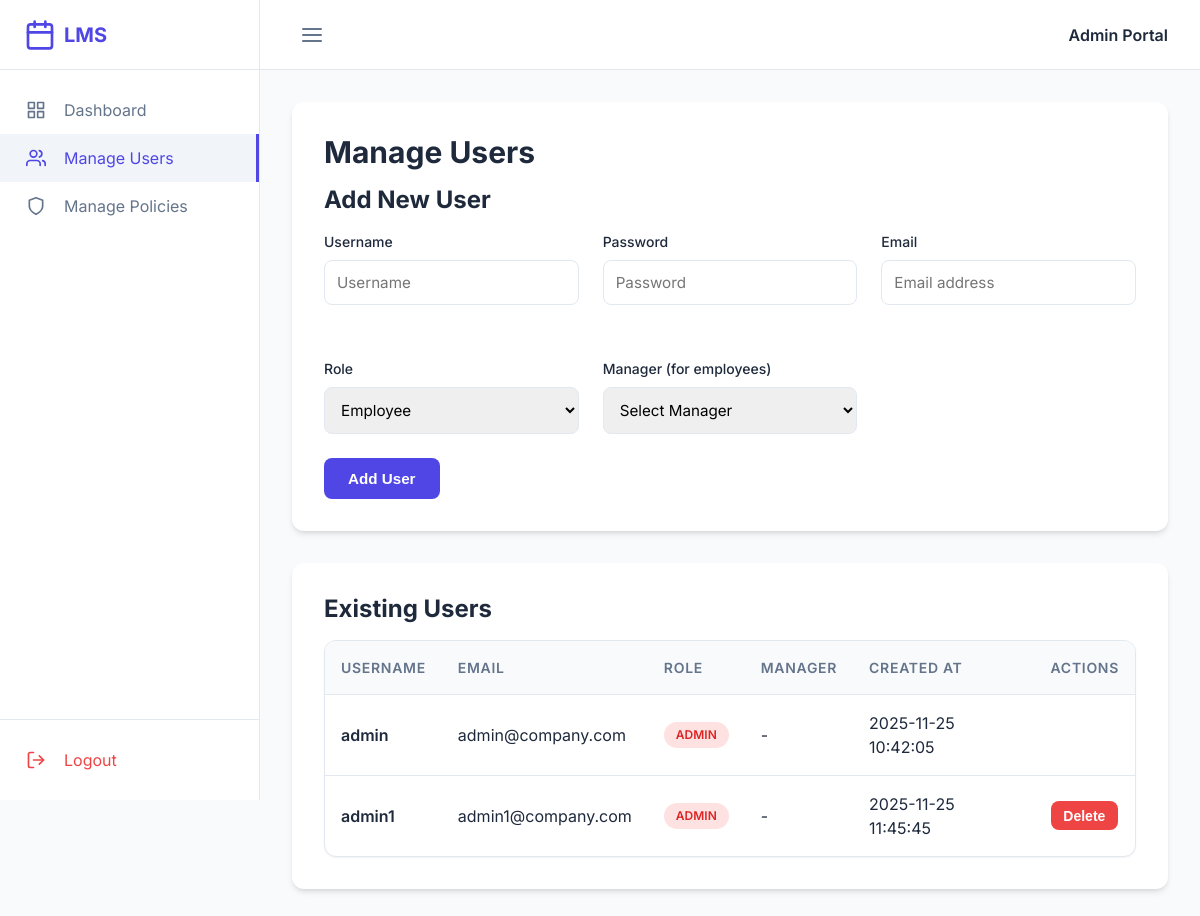
The page /manage_users.php (signed in) on the database its author committed.
### tables this page shows
CREATE TABLE `users` (
  `id` int(11) NOT NULL,
  `username` varchar(50) NOT NULL,
  `password` varchar(255) NOT NULL,
  `email` varchar(100) NOT NULL,
  `role` enum('employee','manager','admin') NOT NULL,
  `manager_id` int(11) DEFAULT NULL,
  `created_at` timestamp NOT NULL DEFAULT current_timestamp()
);

### auth.php (called while the page is built, shortened)
<?php
require_once 'config.php';
class Auth {
    public function getUserRole() {
        return $_SESSION['role'] ?? null;
    }
    public function getUserId() {
        return $_SESSION['user_id'] ?? null;
    }
}
$auth = new Auth($pdo);
?>

### manage_users.php (the view, shortened to what this page needs)
<?php
require_once 'auth.php';
require_once 'config.php';
$users = $pdo->query("SELECT u.*, m.username as manager_name FROM users u LEFT JOIN users m ON u.manager_id = m.id ORDER BY u.role, u.username")->fetchAll();
require_once 'header.php';
?>
<div class="card" style="margin-bottom: 2rem;">
    <h2>Manage Users</h2>
    <h3>Add New User</h3>
    <form method="POST">
        <div class="grid grid-2">
            <div class="form-group">
                <label>Username</label>
                <input type="text" name="username" id="username" required placeholder="Username">
            </div>
            <div class="form-group">
                <label>Password</label>
                <input type="password" name="password" required placeholder="Password">
            </div>
            <div class="form-group">
                <label>Email</label>
                <input type="email" name="email" required placeholder="Email address">
            </div>
            <div class="form-group">
                <label>Role</label>
                <select name="role" required>
                    <option value="employee">Employee</option>
                </select>
            </div>
            <div class="form-group">
                <label>Manager (for employees)</label>
                <select name="manager_id">
                    <option value="">Select Manager</option>
                </select>
            </div>
        </div>
        <button type="submit" name="add_user" class="btn btn-primary">Add User</button>
    </form>
</div>
<div class="card">
    <h3>Existing Users</h3>
    <div class="table-container">
        <table>
            <thead>
                <tr>
                    <th>Username</th>
                    <th>Email</th>
                    <th>Role</th>
                    <th>Manager</th>
                    <th>Created At</th>
                    <th>Actions</th>
                </tr>
            </thead>
            <tbody>
                <?php foreach ($users as $user): ?>
                    <tr>
                        <td>
                            <div style="font-weight: 600;"><?php echo htmlspecialchars($user['username']); ?></div>
                        </td>
                        <td><?php echo htmlspecialchars($user['email']); ?></td>
                        <td>
                            <span class="status-badge status-<?php echo $user['role'] == 'admin' ? 'rejected' : ($user['role'] == 'manager' ? 'pending' : 'approved'); ?>">
                                <?php echo ucfirst($user['role']); ?>
                            </span>
                        </td>
                        <td><?php echo htmlspecialchars($user['manager_name'] ?? '-'); ?></td>
                        <td><?php echo $user['created_at']; ?></td>
                        <td>
                            <?php if ($user['id'] != $auth->getUserId()): ?>
                                <form method="POST" onsubmit="return confirm('Are you sure you want to delete this user?');" style="display: inline;">
                                    <button type="submit" name="delete_user" class="btn btn-sm btn-danger">Delete</button>
                                </form>
                            <?php endif; ?>
                        </td>
                    </tr>
                <?php endforeach; ?>
            </tbody>
        </table>
    </div>
</div>
<?php require_once 'footer.php'; ?>

### header.php (shortened to what this page needs)
<?php
$role = $auth->getUserRole();
?>
<!DOCTYPE html>
<html lang="en">
<head>
    <link rel="stylesheet" href="style.css">
</head>
<body>
    <div class="layout-wrapper">
        <aside class="sidebar" id="sidebar">
            <div class="sidebar-header">
                <div style="display: flex; align-items: center;">
                    <span class="brand-name">LMS</span>
                </div>
            </div>
            <nav class="sidebar-nav">
                <a href="dashboard.php" class="nav-item <?php echo basename($_SERVER['PHP_SELF']) == 'dashboard.php' ? 'active' : ''; ?>">
                    <span class="nav-icon">
                    </span>
                    <span class="nav-text">Dashboard</span>
                </a>
                <?php if ($role == 'admin'): ?>
                    <a href="manage_users.php" class="nav-item <?php echo basename($_SERVER['PHP_SELF']) == 'manage_users.php' ? 'active' : ''; ?>">
                        <span class="nav-icon">
                        </span>
                        <span class="nav-text">Manage Users</span>
                    </a>
                    <a href="manage_policies.php" class="nav-item <?php echo basename($_SERVER['PHP_SELF']) == 'manage_policies.php' ? 'active' : ''; ?>">
                        <span class="nav-icon">
                            <svg width="20" height="20" viewBox="0 0 24 24" fill="none" stroke="currentColor" stroke-width="2" stroke-linecap="round" stroke-linejoin="round"><path d="M12 22s8-4 8-10V5l-8-3-8 3v7c0 6 8 10 8 10z"></path></svg>
                        </span>
                        <span class="nav-text">Manage Policies</span>
                    </a>
                <?php endif; ?>
            </nav>
            <div class="sidebar-footer">
                <a href="logout.php" class="nav-item" style="color: var(--danger-color);">
                    <span class="nav-icon">
                        <svg width="20" height="20" viewBox="0 0 24 24" fill="none" stroke="currentColor" stroke-width="2" stroke-linecap="round" stroke-linejoin="round"><path d="M9 21H5a2 2 0 0 1-2-2V5a2 2 0 0 1 2-2h4"></path><polyline points="16 17 21 12 16 7"></polyline><line x1="21" y1="12" x2="9" y2="12"></line></svg>
                    </span>
                    <span class="nav-text">Logout</span>
                </a>
            </div>
        </aside>
        <main class="main-content">
            <header class="top-bar">
                <button id="sidebar-toggle" class="toggle-btn">
                    <svg width="24" height="24" viewBox="0 0 24 24" fill="none" stroke="currentColor" stroke-width="2" stroke-linecap="round" stroke-linejoin="round"><line x1="3" y1="12" x2="21" y2="12"></line><line x1="3" y1="6" x2="21" y2="6"></line><line x1="3" y1="18" x2="21" y2="18"></line></svg>
                </button>
                <div style="font-weight: 600;">
                    <?php echo ucfirst($role); ?> Portal
                </div>
            </header>
            <div class="container">

### footer.php (shortened to what this page needs)
    </div>
    </main>
</div>
</body>
</html>

### rows shown on the page
users: username "admin", email "admin@company.com", role "ADMIN", manager_name "-", created_at "2025-11-25 10:42:05"
users: username "admin1", email "admin1@company.com", role "ADMIN", manager_name "-", created_at "2025-11-25 11:45:45"

### other values the page prints
$role "Admin"
